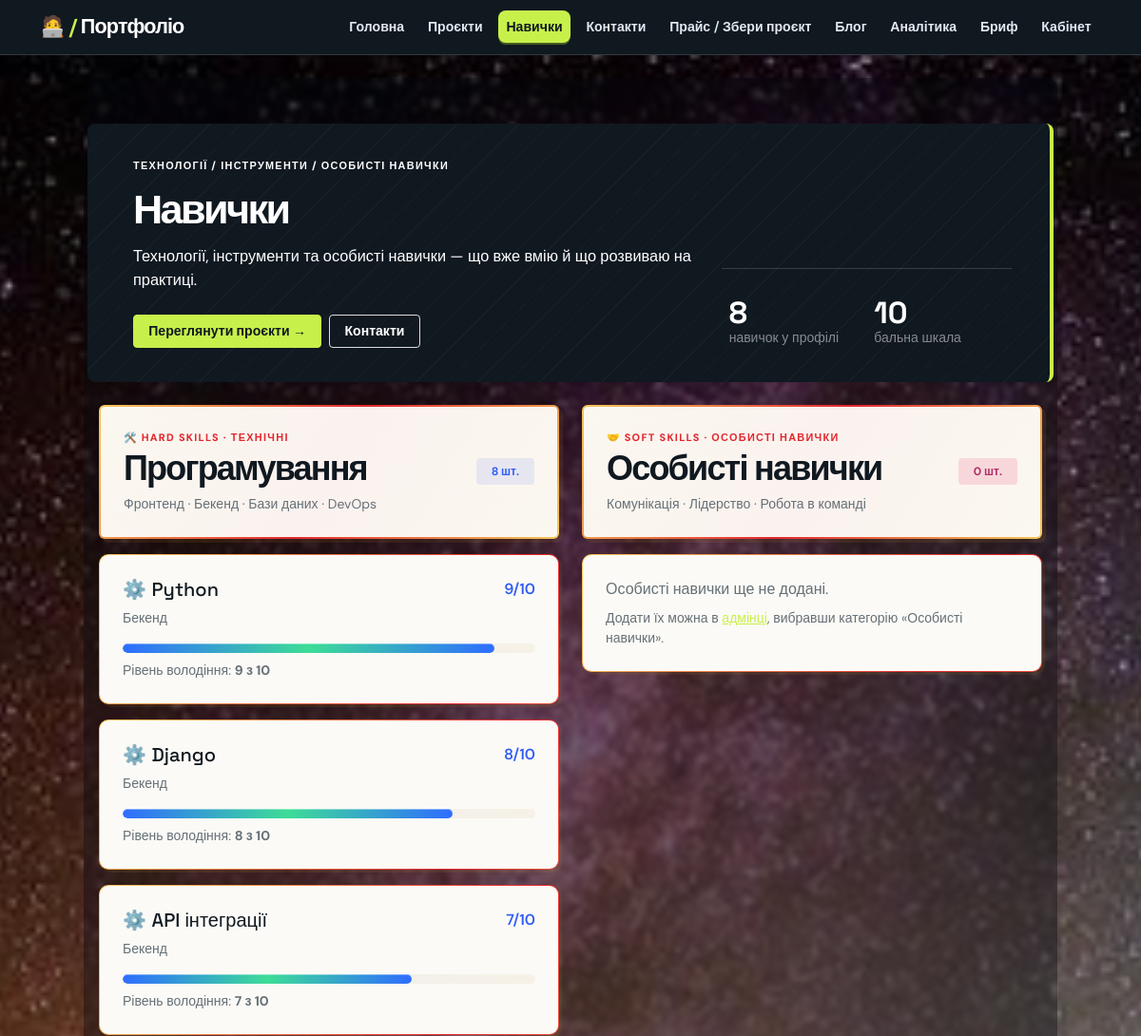
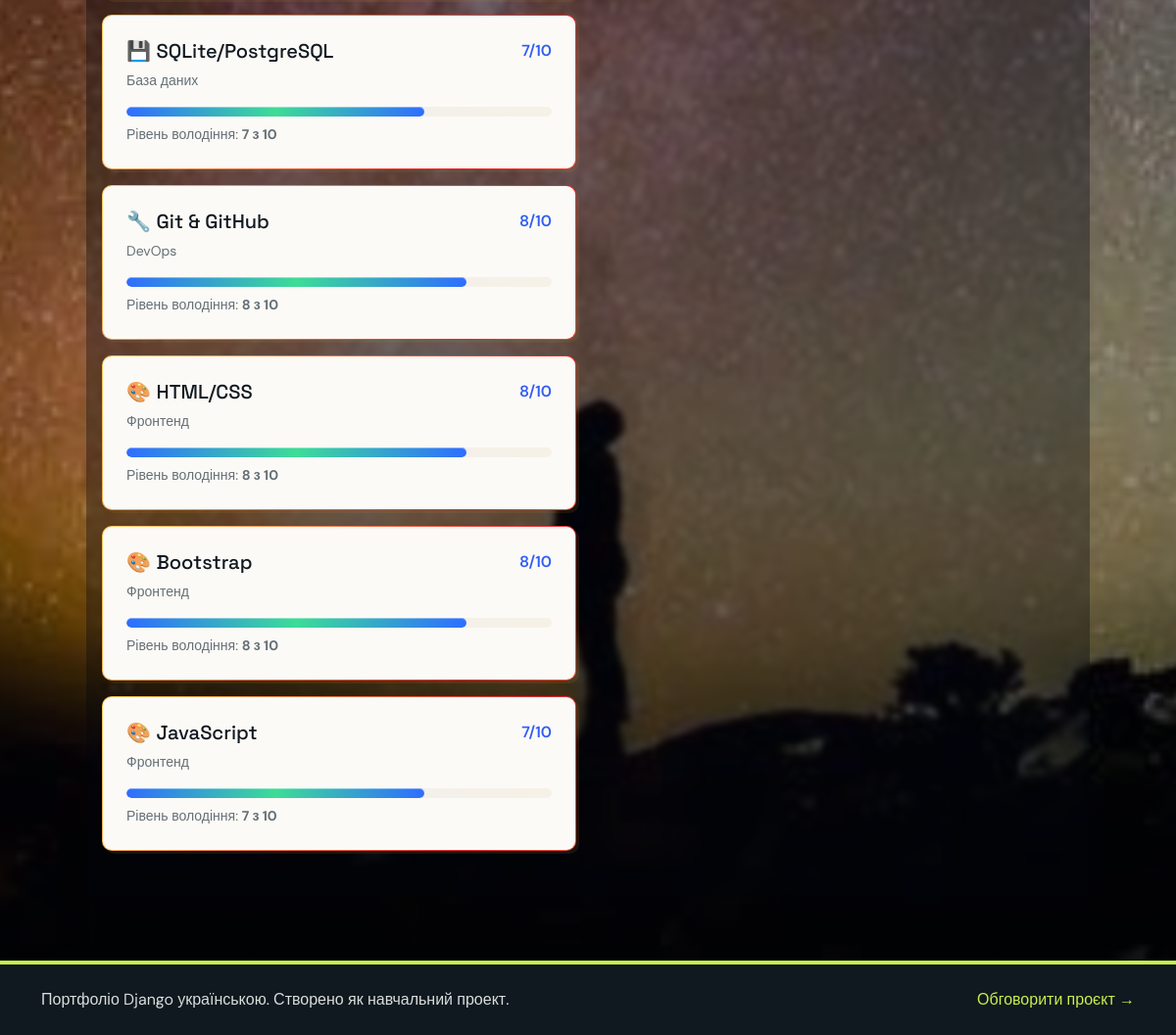
Page /skills/ on the earlier database version (2 pictures, top to bottom).
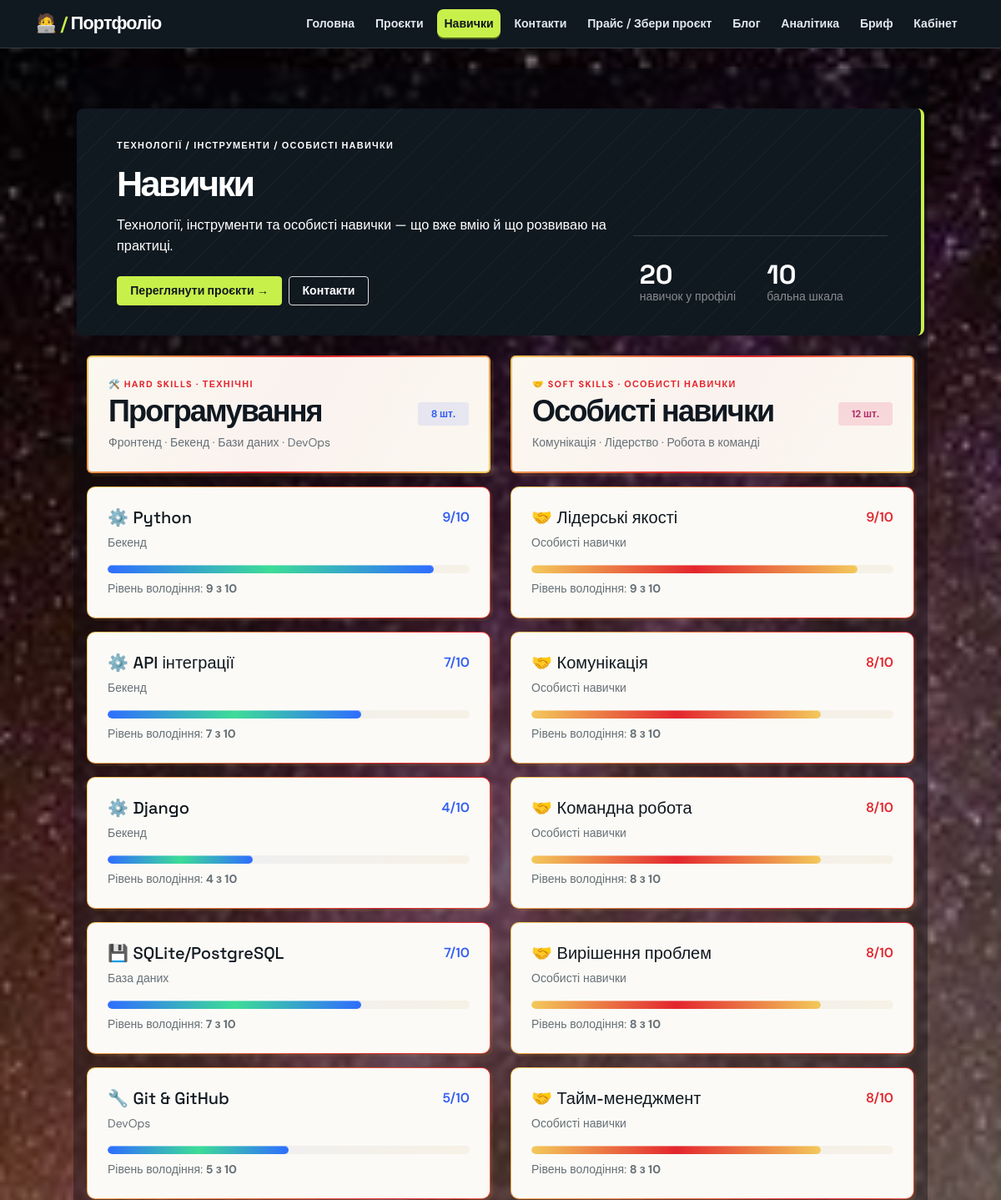
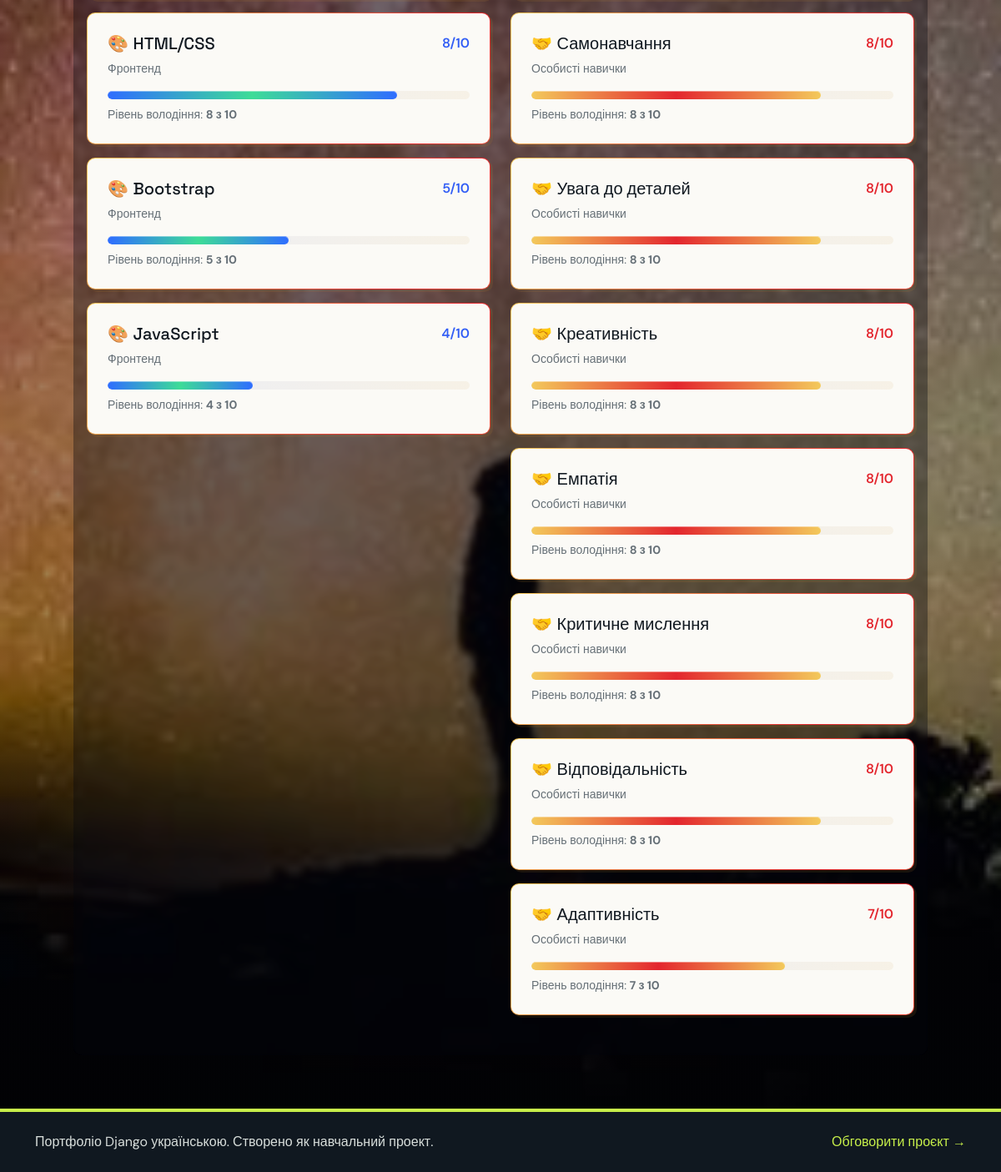
Same page on the later database version (2 pictures, top to bottom).
### portfolio/models.py (models this page shows, shortened)
class Skill(models.Model):
    CATEGORY_CHOICES = [
        ('frontend', 'Фронтенд'),
        ('backend', 'Бекенд'),
        ('database', 'База даних'),
        ('devops', 'DevOps'),
        ('soft', 'Особисті навички'),
        ('other', 'Інше'),
    ]
    name = models.CharField('Назва', max_length=100)
    level = models.IntegerField('Рівень', validators=[MinValueValidator(1), MaxValueValidator(10)])
    category = models.CharField('Категорія', max_length=50, choices=CATEGORY_CHOICES)
    class Meta:
        verbose_name = 'Навичка'
        verbose_name_plural = 'Навички'
        ordering = ['category', '-level']

### portfolio/views.py (the view)
# urls.py: path('skills/', views.skills, name='skills'),
def skills(request):
    track_page(request, 'skills')
    TECH_CATEGORIES = {'frontend', 'backend', 'database', 'devops', 'other'}
    all_skills = [_enrich_skill(s) for s in Skill.objects.all()]
    tech_skills = [s for s in all_skills if s.category in TECH_CATEGORIES]
    soft_skills = [s for s in all_skills if s.category == 'soft']
    return render(request, 'portfolio/skills.html', {
        'skills': all_skills,
        'tech_skills': tech_skills,
        'soft_skills': soft_skills,
    })

### portfolio/context_processors.py (called while the page is built)
def admin_orders(request):
    if request.path.startswith('/admin/') and request.user.is_staff:
        return {'admin_orders': Order.objects.all()[:5]}
    return {}

### portfolio/views.py (called while the page is built)
def _enrich_skill(skill):
    skill.icon = _SKILL_ICONS.get(skill.category, '✨')
    return skill

def track_page(request, page_name):
    PageView.objects.create(page=page_name)

### portfolio/templates/portfolio/skills.html (shortened to what the changed rows need)
{% extends "portfolio/base.html" %}
{% block content %}
<section class="hero-panel row align-items-end mb-4">
  <div class="col-lg-8">
    <h1 class="mb-3">Навички</h1>
  </div>
  <div class="col-lg-4 mt-5 mt-lg-0">
    <div class="stat-strip row g-3">
      <div class="col-6"><div class="stat-value">{{ skills|length }}</div><div class="small text-white-50">навичок у профілі</div></div>
    </div>
  </div>
</section>
<div class="row g-4">
  <div class="col-lg-6">
    <div class="section-heading-panel projects-intro mb-3 p-3 p-md-4">
      <div class="d-flex justify-content-between align-items-center">
        <div>
          <h2 class="section-title mb-0">Програмування</h2>
        </div>
      </div>
    </div>
    <div class="d-grid gap-3">
      {% for skill in tech_skills %}
        <div class="card-soft skill-card p-4">
          <div class="d-flex justify-content-between align-items-center mb-2">
            <h5 class="card-title mb-0"><span style="margin-right:.35rem;">{{ skill.icon }}</span>{{ skill.name }}</h5>
            <span class="text-primary fw-semibold">{{ skill.level }}/10</span>
          </div>
          <p class="text-muted-soft mb-3 small">{{ skill.get_category_display }}</p>
          <div class="flow-progress flow-tech mb-2" role="progressbar" aria-valuenow="{{ skill.level }}" aria-valuemin="1" aria-valuemax="10">
            <span data-progress-width="{{ skill.level }}0"></span>
          </div>
          <p class="small mb-0">Рівень володіння: <strong>{{ skill.level }} з 10</strong></p>
        </div>
      {% empty %}
        <div class="card-soft p-4">
          <p class="text-muted-soft mb-0">Технічні навички можна додати в <a href="/admin/portfolio/skill/add/">адмінці</a> (категорія: Фронтенд / Бекенд / База даних / DevOps / Інше).</p>
        </div>
      {% endfor %}
    </div>
  </div>
  <div class="col-lg-6">
    <div class="section-heading-panel projects-intro mb-3 p-3 p-md-4" style="background-image: linear-gradient(rgba(251, 250, 246, 0.96), rgba(251, 250, 246, 0.96)), linear-gradient(120deg, var(--gold), var(--blood), var(--gold));">
      <div class="d-flex justify-content-between align-items-center">
        <div>
          <p class="eyebrow mb-1">🤝 Soft Skills · Особисті навички</p>
          <h2 class="section-title mb-0">Особисті навички</h2>
          <p class="text-muted-soft small mt-1 mb-0">Комунікація · Лідерство · Робота в команді</p>
        </div>
        <span class="badge bg-danger-subtle fw-bold px-3 py-2" style="color:#b0306b">{{ soft_skills|length }} шт.</span>
      </div>
    </div>
    <div class="d-grid gap-3">
      {% for skill in soft_skills %}
        <div class="card-soft skill-card p-4">
          <div class="d-flex justify-content-between align-items-center mb-2">
            <h5 class="card-title mb-0"><span style="margin-right:.35rem;">{{ skill.icon }}</span>{{ skill.name }}</h5>
            <span class="fw-semibold" style="color: var(--blood);">{{ skill.level }}/10</span>
          </div>
          <p class="text-muted-soft mb-3 small">{{ skill.get_category_display }}</p>
          <div class="flow-progress flow-soft mb-2" role="progressbar" aria-valuenow="{{ skill.level }}" aria-valuemin="1" aria-valuemax="10">
            <span data-progress-width="{{ skill.level }}0"></span>
          </div>
          <p class="small mb-0">Рівень володіння: <strong>{{ skill.level }} з 10</strong></p>
        </div>
      {% empty %}
        <div class="card-soft p-4">
          <p class="text-muted-soft mb-2">Особисті навички ще не додані.</p>
          <p class="small text-muted-soft mb-0">Додати їх можна в <a href="/admin/portfolio/skill/add/">адмінці</a>, вибравши категорію «Особисті навички».</p>
        </div>
      {% endfor %}
    </div>
  </div>
</div>
{% endblock %}

Differences in the rows shown:
removed Skill: icon "⚙️", name "Django", level "8", category "Бекенд", shown under "Програмування"
removed Skill: icon "🔧", name "Git & GitHub", level "8", category "DevOps", shown under "Програмування"
removed Skill: icon "🎨", name "Bootstrap", level "8", category "Фронтенд", shown under "Програмування"
removed Skill: icon "🎨", name "JavaScript", level "7", category "Фронтенд", shown under "Програмування"
added Skill: icon "⚙️", name "Django", level "4", category "Бекенд", shown under "Програмування"
added Skill: icon "🔧", name "Git & GitHub", level "5", category "DevOps", shown under "Програмування"
added Skill: icon "🎨", name "Bootstrap", level "5", category "Фронтенд", shown under "Програмування"
added Skill: icon "🎨", name "JavaScript", level "4", category "Фронтенд", shown under "Програмування"
added Skill: icon "🤝", name "Лідерські якості", level "9", category "Особисті навички"
added Skill: icon "🤝", name "Комунікація", level "8", category "Особисті навички"
added Skill: icon "🤝", name "Командна робота", level "8", category "Особисті навички"
added Skill: icon "🤝", name "Вирішення проблем", level "8", category "Особисті навички"
added Skill: icon "🤝", name "Тайм-менеджмент", level "8", category "Особисті навички"
added Skill: icon "🤝", name "Самонавчання", level "8", category "Особисті навички"
added Skill: icon "🤝", name "Увага до деталей", level "8", category "Особисті навички"
added Skill: icon "🤝", name "Креативність", level "8", category "Особисті навички"
added Skill: icon "🤝", name "Емпатія", level "8", category "Особисті навички"
added Skill: icon "🤝", name "Критичне мислення", level "8", category "Особисті навички"
added Skill: icon "🤝", name "Відповідальність", level "8", category "Особисті навички"
added Skill: icon "🤝", name "Адаптивність", level "7", category "Особисті навички"
Other differences:
{{ skills|length }}: "8" → "20"
{{ soft_skills|length }}: "0" → "12"
text no longer shown: "Особисті навички ще не додані. Додати їх можна в адмінці , вибравши категорію «Особисті навички»."
